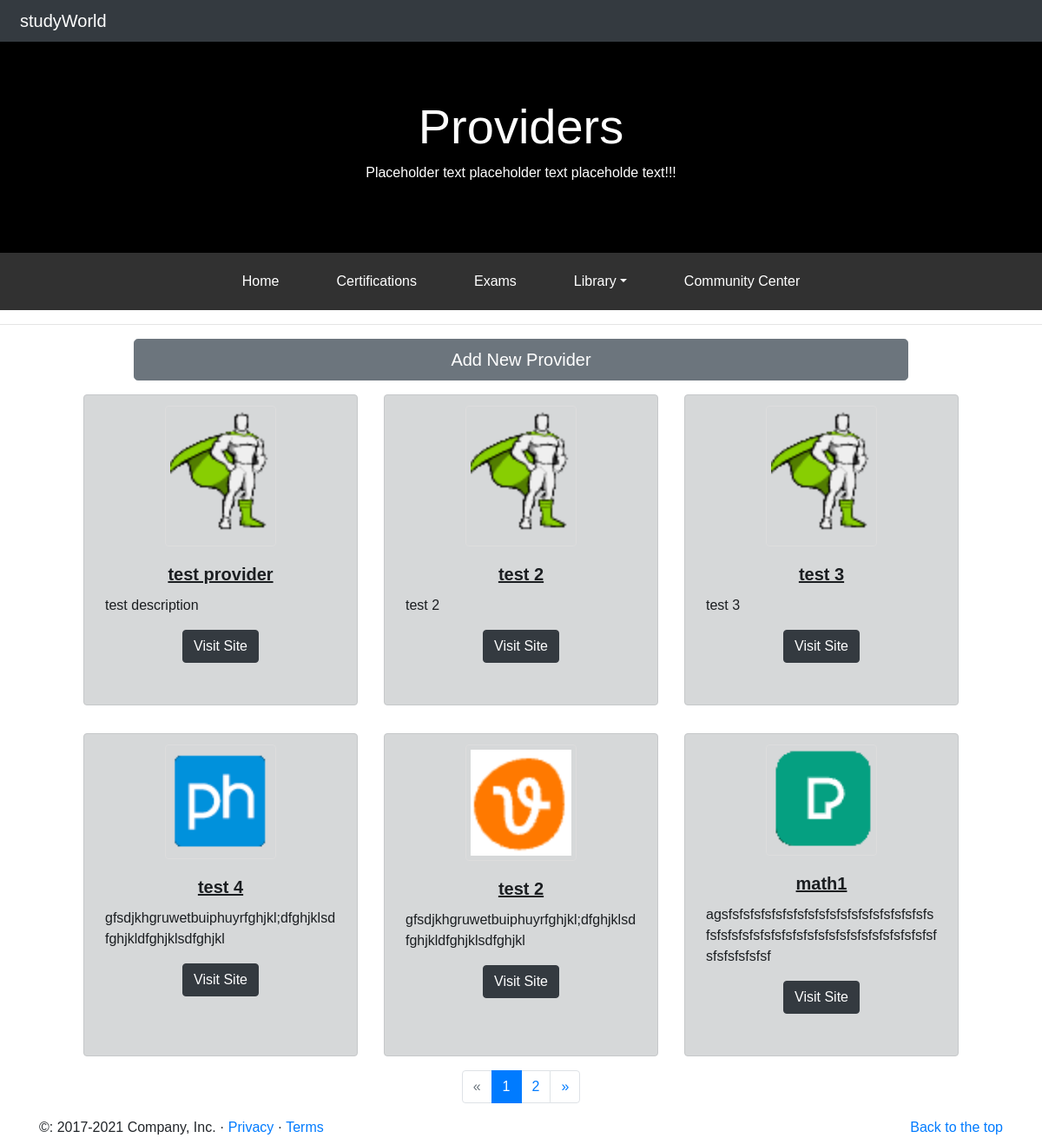
Page /providers/ on the committed database.
### providers/models.py (models this page shows, shortened)
class Providers(models.Model):
    name = models.CharField(max_length=50)
    description = models.CharField(max_length=200)
    url = models.CharField(max_length=50)
    logo = models.ImageField(upload_to='providers/images/', null=True)
    created = models.DateTimeField(auto_now_add=True)
    class Meta:
        ordering = ['created']

### providers/views.py (the view)
# urls.py: path('providers/', ProvidersListView.as_view(), name='providers-list'),
class ProvidersListView(ListView):
    paginate_by = 6
    model = Providers
    template_name = 'provider-list.html'

### providers/templates/provider-list.html (shortened to what this page needs)
{% extends "base.html" %}
{% load static %}
{% block scripts %}
    <link rel="stylesheet" type="text/css" href="{% static 'css/main.css' %}">
{% endblock scripts %}
{% block content %}
<div class="jumbotron jumbotron-fluid" id="jumbotron-resources">
  <div class="container">
      <h1 class="display-4 text-center">
          Providers
      </h1>
      <p class="text-center">
          Placeholder text placeholder text placeholde text!!!
      </p>
  </div>
</div>
{% include "navbar.html" %}
<hr>
<div class="row justify-content-center">
    <div class="col-lg-9">
        <a href="{% url 'providers:providers-create' %}" class="btn btn-secondary btn-lg btn-block">Add New Provider</a>
    </div>
</div>
<div class="provider-list px-5">
    <div class="row px-5">
        {% for obj in object_list %}
        <div class="col-lg-4 py-3">
            <div class="card alert alert-dark h-100 px-1">
                <img class="card-img-top providerlogo rounded mx-auto d-block" src="{{ obj.logo.url }}" alt="Provider Logo">
                <div class="card-body">
                    <h5 class="card-title text-center"><strong><u>{{obj.name}}</u></strong></h5>
                    <p class="card-text">{{obj.description}}</p>
                    <div class="d-flex justify-content-center">
                        <a  href="https://{{ obj.url }}" target="_blank" class="btn btn-dark">Visit Site</a>
                    </div>
                </div>
            </div>
        </div>
        {% endfor %}
    </div>
</div>
<div class="container">
    <div class="row justify-content-center">
        <nav aria-label="Page navigation">
            <ul class="pagination">
            {% if page_obj.has_previous %}
                <li class="page-item">
                    <a class="page-link" href="?page=1" aria-label="Start">
                        <span aria-hidden="true">&laquo;</span>
                    </a>
                </li>
                <li class="page-item"><a class="page-link" href="?page={{ page_obj.previous_page_number }}">{{ page_obj.previous_page_number }}</a></li>
            {% else %}
            <li class="page-item disabled">
                <a class="page-link" href="?page=1" aria-label="Start">
                    <span aria-hidden="true">&laquo;</span>
                </a>
            </li>
            {% endif %}
            <li class="page-item active"><a class="page-link" href="?page={{ page_obj.number }}">{{ page_obj.number }}</a></li>
            {% if page_obj.has_next %}
                <li class="page-item"><a class="page-link" href="?page={{ page_obj.next_page_number }}">{{ page_obj.next_page_number }}</a></li>
                <li class="page-item">
                    <a class="page-link" href="?page={{ page_obj.paginator.num_pages }}" aria-label="Next">
                        <span aria-hidden="true">&raquo;</span>
                    </a>
                </li>
            {% else %}
                <li class="page-item disabled">
                    <a class="page-link" href="?page={{ page_obj.paginator.num_pages }}" aria-label="Next">
                        <span aria-hidden="true">&raquo;</span>
                    </a>
                </li>
            {% endif %}
            </ul>
        </nav>
    </div>
</div>
{% endblock content %}

### static/css/style.css (style rules this page uses)
body, html { height: 100%; margin: 0; font-family: Arial; }
.jumbotron { color: white; text-shadow: 3px 3px 8px #000000; margin-bottom: 0 !important; background: black; background-size: cover; }

### providers/static/css/main.css (style rules this page uses)
.providerlogo { border: 1px solid #ddd; border-radius: 4px; padding: 5px; max-width: 8em; }

### rows in the picture
Providers: logo (picture), name "test provider", description "test description"
Providers: logo (picture), name "test 2", description "test 2"
Providers: logo (picture), name "test 3", description "test 3"
Providers: logo (picture), name "test 4", description "gfsdjkhgruwetbuiphuyrfghjkl;dfghjklsdfghjkldfghjklsdfghjkl"
Providers: logo (picture), name "test 2", description "gfsdjkhgruwetbuiphuyrfghjkl;dfghjklsdfghjkldfghjklsdfghjkl"
Providers: logo (picture), name "math1", description "agsfsfsfsfsfsfsfsfsfsfsfsfsfsfsfsfsfsfsfsfsfsfsfsfsfsfsfsfsfsfsfsfsfsfsfsfsfsfsfsfsfsfsfsfsfsfsf"

### other values in the picture
{{ page_obj.number }} "1"
{{ page_obj.next_page_number }} "2"
